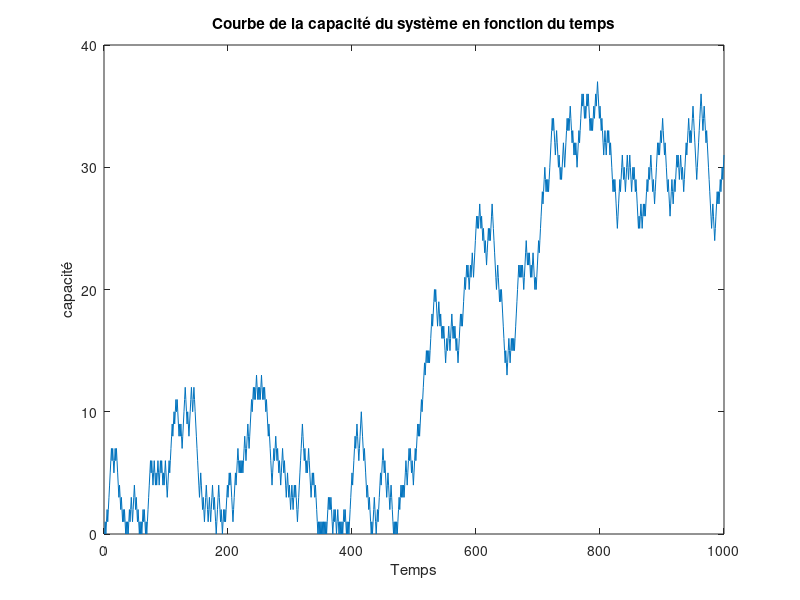
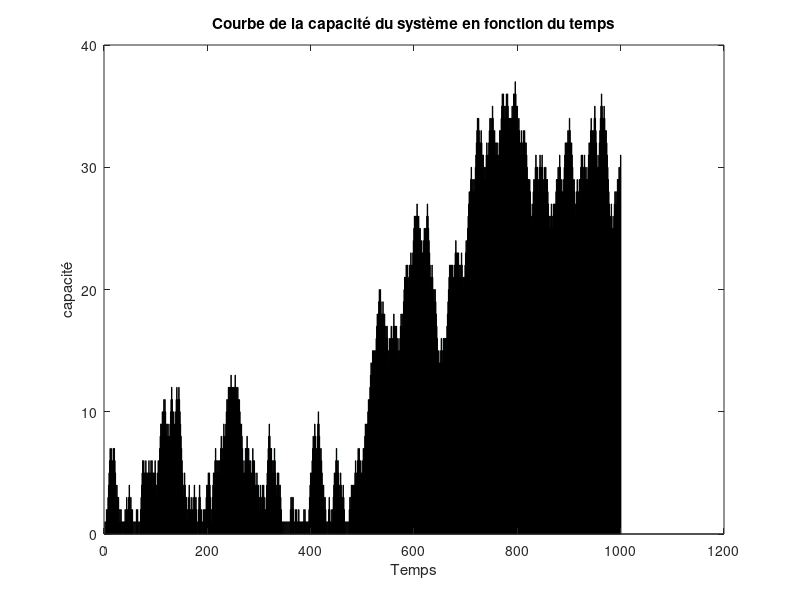

The MATLAB source for these figures, in order:
%% TP3: Qualité de Service et Diemntionnement
%% Simulation d'une file d'attente M/M/1
lamda=3.8;
mu=4;
z=1000;
T1=-log(rand)/lamda;
X=[0,0,Inf,T1];% initialisation de X=(N,t,TD,TA)
% Matrice dont chaque ligne contient X=(N',t',TD',TA')
M=X;
for i=2:z
    N=X(1);
   Td=X(3);
   Ta=X(4);
   if Ta<Td
       Nprime=N+1;
       tprime=Ta;
       T=-log(rand)/lamda;
       Taprime=Ta+T;
       if N==0
          S=-log(rand)/mu;
         
          Tdprime=Ta+S;
        
       else
           Tdprime=Td;
       end
       X=[Nprime,tprime,Tdprime,Taprime];
       M=[M;X];
   else
       
       Nprime=N-1;
       if(Nprime==0)
           Tdprime=Inf;
       else
           Tdprime=Td+S;
       end
       tprime=Td;
       S=-log(rand)/mu;
       Taprime=Ta;
       X=[Nprime,tprime,Tdprime,Taprime];
       M=[M;X];
   end 
    
    
end
M
figure;
Ntab=M(:,1).'
j=1:1000;
plot(j,Ntab);
xlabel('Temps');
ylabel('capacité');
title('Courbe de la capacité du système en fonction du temps');
figure(2);
Ntab=M(:,1).'
j=1:1000;
bar(Ntab);
xlabel('Temps');
ylabel('capacité');
title('Courbe de la capacité du système en fonction du temps');